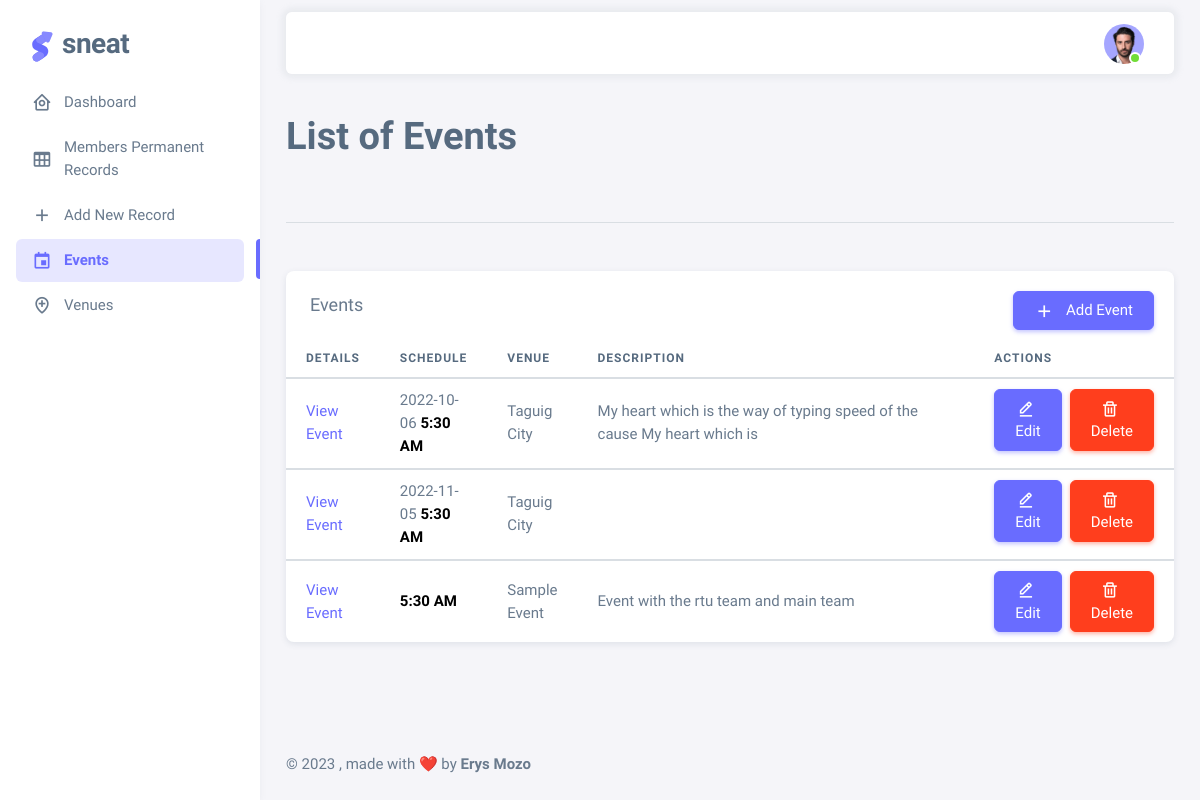
Page /pages/events.php (signed in) on the earlier database version.
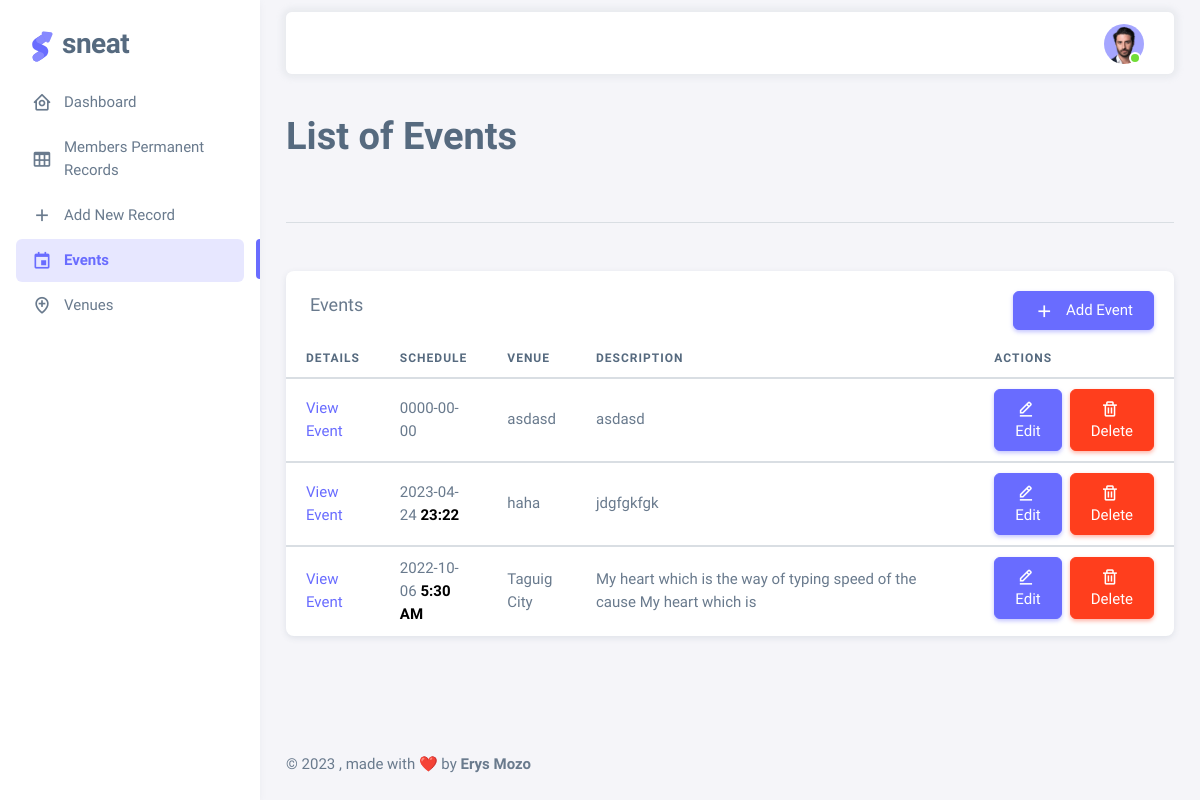
Same page on the later database version.
### tables this page shows
CREATE TABLE `events` (
  `id` int(11) NOT NULL,
  `troup_id` int(11) NOT NULL,
  `event` varchar(255) NOT NULL,
  `event_title` varchar(255) DEFAULT NULL,
  `description` varchar(80) DEFAULT NULL,
  `time` varchar(255) NOT NULL,
  `schedule` date DEFAULT NULL,
  `banner_img` varchar(255) DEFAULT NULL
);

### pages/events.php (the view, shortened to what this page needs)
<?php
 require "../includes/view/header.php";
?>
    <div class="layout-wrapper layout-content-navbar">
      <div class="layout-container">
        <aside id="layout-menu" class="layout-menu menu-vertical menu bg-menu-theme">
            <div class="app-brand demo">
            <a href="dashboard.php" class="app-brand-link">
                <span class="app-brand-logo demo">
                </span>
                <span class="app-brand-text demo menu-text fw-bolder ms-2">Sneat</span>
            </a>
            </div>
            <ul class="menu-inner py-1">
            <li class="menu-item">
                <a href="dashboard.php" class="menu-link">
                <i class="menu-icon tf-icons bx bx-home-circle"></i>
                <div data-i18n="Analytics">Dashboard</div>
                </a>
            </li>
            <li class="menu-item ">
                <a href="./members-permanent-records.php" class="menu-link">
                <i class="menu-icon tf-icons bx bx-table"></i>
                <div data-i18n="Members Permanent Records">Members Permanent Records</div>
                </a>
            </li>
            <li class="menu-item">
                <a href="./create-members-records.php" class="menu-link">
                <i class="menu-icon tf-icons bx bx-plus"></i>
                <div data-i18n="Members Permanent Records">Add New Record</div>
                </a>
            </li>
            <li class="menu-item active">
                <a href="./events.php" class="menu-link">
                <i class="menu-icon tf-icons bx bx-calendar-event"></i>
                <div data-i18n="Members Permanent Records">Events</div>
                </a>
            </li>
            <li class="menu-item">
                <a href="./venues.php" class="menu-link">
                <i class="menu-icon tf-icons bx bx-location-plus"></i>
                <div data-i18n="Members Permanent Records">Venues</div>
                </a>
            </li>
            </ul>
        </aside>
        <div class="layout-page">
          <?php require "../includes/view/navbar.php"; ?>
          <div class="content-wrapper">
            <div class="container-xxl flex-grow-1 container-p-y">
              <h1 class="fw-bold py-3 mb-4">List of Events</h1>
              <hr class="my-5" />
              <div class="card">
                <h5 class="card-header">Events</h5>
                <div style="position: absolute; right: 20px; top: 20px;">
                <a href="./add-event.php">
                  <button class="btn btn-primary">
                    <i class="menu-icon tf-icons bx bx-plus"></i> Add Event</button></a>
                </div>
                <div class="table-responsive">
                  <table class="table table-hover">
                    <thead>
                      <tr>
                        <th>Details</th>
                        <th>Schedule</th>
                        <th>Venue</th>
                        <th>Description</th>
                        <th>Actions</th>
                      </tr>
                    </thead>
                    <?php
                      require "../includes/model/connection.php";
                      $sql = "SELECT * FROM events order by id desc";
                      $result = $con->query($sql);
                    ?>
                    <?php while($row = $result->fetch_assoc()) { ?>
                    <tbody class="table-border-bottom-0">
                      <tr>
                        <td><a href="./view-events.php?id=<?= $row["id"]; ?>">View Event</td>
                        <td><?php echo $row["schedule"]; ?>  <span style="color: black; font-weight: bold;"><?php echo $row["time"]; ?> <span></td>
                        <td>
                            <?php echo $row["event"]; ?>
                        </td>
                        <td style="width: 500px; margin: 0 auto;">
                            <?php echo $row["description"]; ?>
                        </td>
                        <td class="d-flex align-items-center gap-2">
                          <form action="update-event.php" method="post">
                            <button class="btn btn-primary" type="submit"  name="submit"><i class="bx bx-edit-alt me-1"></i> Edit</button>
                          </form>
                          <form method="post" action="<?php echo $_SERVER['PHP_SELF']; ?>" >
                            <button type="button" class="btn btn-danger" data-bs-toggle="modal" data-bs-target="#exampleModal" data-id="<?php echo $row["id"]; ?>" onclick="confirmDelete(this);" ><i class="bx bx-trash me-1" ></i> Delete</butto>
                          </form>
                        </td>
                      </tr>
                    </tbody>
                    <?php } ?>
                  </table>
                </div>
            </div>
          </div>
<?php include "../includes/view/footer.php" ?>

Differences in the rows shown:
removed events: schedule "2022-11-05", time "5:30 AM", event "Taguig City"
removed events: time "5:30 AM", event "Sample Event", description "Event with the rtu team and main team"
added events: schedule "0000-00-00", event "asdasd", description "asdasd"
added events: schedule "2023-04-24", time "23:22", event "haha", description "jdgfgkfgk"
